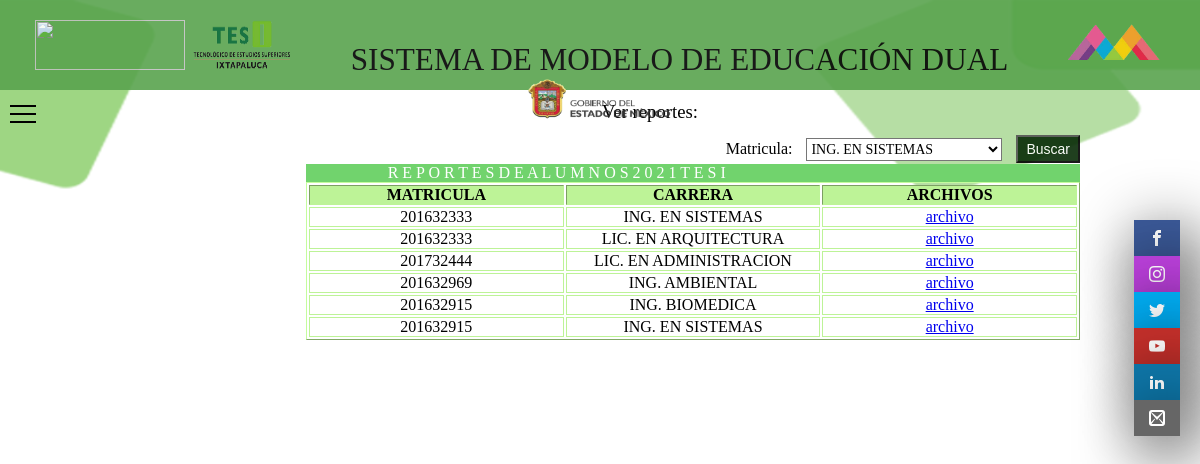
Page /areporte.php (signed in) on the committed database.
### tables this page shows
CREATE TABLE `reportesaceptados` (
  `id_reporte` int(11) NOT NULL,
  `matricula` int(10) NOT NULL,
  `carrera` varchar(100) NOT NULL,
  `archivo` mediumblob NOT NULL,
  `extension` varchar(100) NOT NULL
);

### areporte.php (the view, shortened to what this page needs)
<?php
  $conexion=mysqli_connect('localhost','id16929386_modelodual','iU3EUE^6G<IzwOH$','id16929386_sistemadual');
 ?>
<!DOCTYPE html>
<html>
  <head>
    <link rel="stylesheet" type="text/css" href="css/conveniodiva.css"/>
    <link rel="stylesheet" type="text/css" href="fonts.css"/>
  </head>
<body class="grid-container">
  <header class="header">
      <img src="img/tecnm.png" alt="">
      <img src="img/tesi.png" alt="" class="image">
                    SISTEMA DE MODELO DE EDUCACIÓN DUAL
      <img src="img/edomex.png" alt="">
      <img src="img/gobierno.png" alt="">
  </header>
            <navbar class="navbar">
  <div class="screen">
    <div class="modal-container">
        <label id="label" for="input">
          <span class="hamburguer"></span>
          <span class="hamburguer"></span>
          <span class="hamburguer"></span>
        </label>
    </div>
  </div>
</navbar>
  <sidebar class="sidebar">
      <ul>
          <li><a href="https://www.facebook.com/TESIOficial/" target="_blank" class="icon-facebook"></a></li>
          <li><a href="https://www.instagram.com/tesioficial/" target="_blank" class="icon-instagram"></a></li>
          <li><a href="https://twitter.com/TESIOficial/" target="_blank" class="icon-twitter"></a></li>
          <li><a href="https://www.youtube.com/channel/UCBRZpGRpPlmOqv2c-OehMmA" target="_blank" class="icon-youtube"></a></li>
          <li><a href="https://www.linkedin.com/school/tesi-ixtapaluca/" target="_blank" class="icon-linkedin2"></a></li>
          <li><a href="mailto:dir_dixtapaluca@tesi.edu.mx" target="_blank" class="icon-mail2"></a></li>
      </ul>
  </sidebar>
    <main class="main">
    <h3>Ver reportes:<br><br></h3>
    <form class="formulario" method="POST">
      <h4>Matricula:
      <?php
      $sql ="SELECT DISTINCT carrera FROM reportesaceptados";
          $result=mysqli_query($conexion,$sql);
        ?>
        <select class="controls" name="carrera">
        <?php
          while($mostrar=mysqli_fetch_array($result)){
        ?>
          <option><?php echo $mostrar['carrera']?></option>
        <?php
          }
        ?>
      </select>
      <button class="boton" name="buscar">Buscar</button></h4>
    </form><br><br>
<?php
  if (isset($_POST['buscar'])) {
    $carrera = $_POST["carrera"];
    $query = "SELECT * FROM reportesaceptados WHERE carrera LIKE '%".$carrera."%'";
    $query_searched = mysqli_query($conexion,$query);
    $count_results = mysqli_num_rows($query_searched);
    ?>
    <table border="1" >
      <p>R E P O R T E S  D E  A L U M N O S  2 0 2 1  T E S I</p>
    <tr>
      <th>MATRICULA</th>
      <th>CARRERA</th>
      <th>ARCHIVOS</th>
    </tr>
    <?php
    if ($count_results > 0) {
        while ($mostrar = mysqlI_fetch_array($query_searched)) {
          $ruta='archivos/reportes-'.$mostrar['matricula'].'/'.$mostrar['archivo'];
            ?>
            <tr>
              <td><center><?php echo $mostrar['matricula'] ?></center></td>
              <td><center><?php echo $mostrar['carrera'] ?></center></td>
              <td><a href=<?php echo $ruta ?>><center><?php echo 'archivo' ?></center></a></td>
          <?php
        }
        ?>
        </table>
        <?php
    }
}else{
?>
<table border="1" >
  <p>R E P O R T E S  D E  A L U M N O S  2 0 2 1  T E S I</p>
    <tr>
      <th>MATRICULA</th>
      <th>CARRERA</th>
      <th>ARCHIVOS</th>
    </tr>
<?php
    $sentencia="SELECT * from reportesaceptados";
    $result=mysqli_query($conexion,$sentencia);
while($mostrar=mysqli_fetch_array($result)){
  $ruta='archivos/reportes-'.$mostrar['matricula'].'/'.$mostrar['archivo'];
     ?>
    <tr>
      <td><center><?php echo $mostrar['matricula'] ?></center></td>
      <td><center><?php echo $mostrar['carrera'] ?></center></td>
      <td><a href=<?php echo $ruta ?>><center><?php echo 'archivo' ?></center></a></td>
    </tr>
  <?php
}
}
   ?>
  </table>
  </main>
</body>
</html>

### css/conveniodiva.css (style rules this page uses)
* { box-sizing:border-box; margin: 0; padding: 0; }
html { height: 100%; }
body { font-family: century gothic; height: 100%; width: 100%; }
.grid-container > * { padding: 20px; }
.grid-container { display: grid; grid-template: "header" auto "navbar" 100px "main" auto "sidebar" 100px; }
@media screen and (min-width: 1050px) { .grid-container { grid-template: "header header header" 90px "navbar main sidebar" auto / 200px auto 100px; } }
.header img { width: 150px; height: 50px; }
.header { grid-area: header; font-size: 31.2px; background: #59a44e; opacity: 0.9; text-align: center; }
.main { text-align: center; grid-area: main; }
.main h3 { font-weight: lighter; text-align: center; }
.sidebar * { margin: 0; padding: 0; -webkit-box-sizing: border-box; -moz-box-sizing: border-box; box-sizing: border-box; }
.sidebar { position: fixed; right: 0; top: 200px; z-index: 2000; }
.sidebar ul { list-style-type: none; }
.sidebar ul li a { box-shadow: 10px 15px 66px black; display: inline-block; color: white; background: black; padding: 10px 15px; text-decoration: none; -webkit-transition: all 500ms ease; -o-transition: all 500ms ease; -transition: all 500ms; }
.sidebar ul li .icon-facebook { background: #3b5998; }
.sidebar ul li .icon-instagram { background: #ba40da; }
.sidebar ul li .icon-twitter { background: #00abf0; }
.sidebar ul li .icon-youtube { background: #c4302b; }
.sidebar ul li .icon-linkedin2 { background: #0e76a8; }
.sidebar ul li .icon-mail2 { background: #666666; }
.navbar { grid-area: navbar; padding: 0px; }
.screen { position: relative; width:250px; height: 560px; overflow:hidden; }
label { cursor:pointer; position:absolute; left:10px; top:15px; width:26px; height:16px; z-index:100; }
.hamburguer, .hidden-hamburger { margin: 0 auto; position:absolute; height:2px; z-index:3; }
.hamburguer { background-color:black; width:100%; }
.modal-container .hamburguer:nth-of-type(2) { transform:translateX(0px); top:50%; width:100%; opacity:1; transition: opacity 0.2s 1.1s, width 0.5s 1.9s, transform 0.5s 1.9s; }
.modal-container .hamburguer:nth-of-type(3) { top:100%; width:100%; }
.modal-container .hamburguer:nth-of-type(1), .modal-container .hamburguer:nth-of-type(3) { transform:rotate(0deg); transition: transform 0.5s, background-color 1s; }
.main h3 { font-weight: lighter; text-align: center; margin: -1% 0 -2% 0; }
table { margin-left: 10%; grid-area: main; width: 90%; border-color: rgb(196, 252, 157); }
th { width: 25%; text-align: center; background-color: #BDF397; border-color: #BDF397 !important; text-transform: uppercase; }
td { width: 10%; text-align: justify; border-spacing: 0; border: 1px solid #BDF397; font-size: 1em; }
.main h4 { font-weight: lighter; }
.main p { margin-left: 10%; background-color: #71D36D; text-align: right; color: white; width: 90%; }
.formulario { float: right; }
.controls { font-family: century gothic; background-color: white; border-radius: 0px; margin: 10px; padding: 2px 0; font-size: 14px; color: black; }
.boton { color: white; text-align: center; padding: 4px 8px; text-decoration: none; font-size: 14px; background-color: #082c07; opacity: 0.9; }

### areporte.php (style rules this page uses)
body { background-image: url("img/fondotesi.png"); background-size: 100%; -moz-background-size: cover; -ms-background-size: cover; -o-background-size: cover; background-size: cover; background-attachment: fixed; background-repeat: no-repeat; background-position: bottom center; }

### rows in the picture
reportesaceptados: matricula "201632333", carrera "ING. EN SISTEMAS"
reportesaceptados: matricula "201632333", carrera "LIC. EN ARQUITECTURA"
reportesaceptados: matricula "201732444", carrera "LIC. EN ADMINISTRACION"
reportesaceptados: matricula "201632969", carrera "ING. AMBIENTAL"
reportesaceptados: matricula "201632915", carrera "ING. BIOMEDICA"
reportesaceptados: matricula "201632915", carrera "ING. EN SISTEMAS"

### other values in the picture
form field carrera "ING. EN SISTEMAS"
